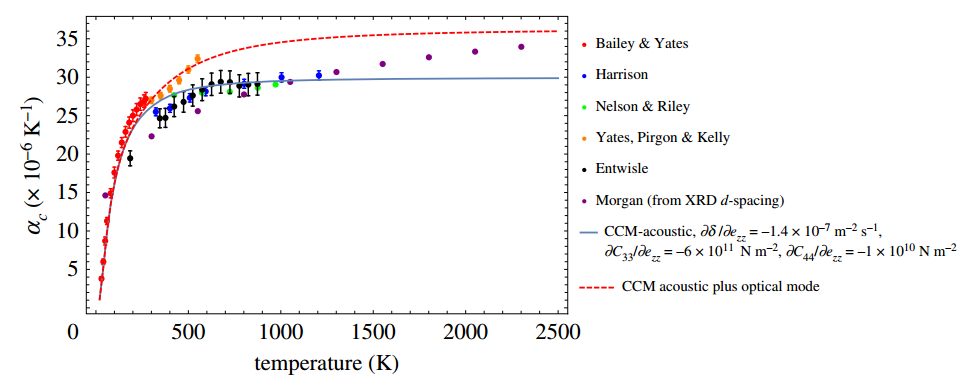
#> input picture materialData/graphite_cte_CCM_Marsden2018/source_figure_alpha_c.png, 961 x 377 px
$ python fit_cte.py
#> lines starting #> are read from the running program, lines starting #| are printed output that depends on the picture
"""Fit the instantaneous CTEs alpha_c and alpha_a (Marsden et al. 2018, CCM acoustic + optical
modes) and integrate them to the SECANT CTE the model uses.

Definitions (T_ref = the model's stress-free InitialTemperature, 2000 K):
    instantaneous   alpha_inst(T) = d eps_th / dT
    thermal strain  eps_th(T)     = integral_{T_ref}^{T} alpha_inst(T') dT'
    secant          alpha_sec(T)  = eps_th(T) / (T - T_ref),   alpha_sec(T_ref) = alpha_inst(T_ref)
The model computes eps_th = alpha(T) * (T - T_0), so it needs alpha_sec -- and alpha_sec depends on
T_ref. If InitialTemperature changes, re-run this script with the new T_REF.

Both fit families integrate in closed form, so the secant carries no quadrature error:
  einstein       alpha_inst = c + sum_i A_i E(theta_i/T),  E(x) = x^2 e^x / (e^x - 1)^2
                 (Einstein heat-capacity function: Grueneisen alpha ~ heat capacity, one term per
                 mode group; c is a mode group already fully excited over the fit range, E -> 1)
                 eps_th = c (T - T_ref)
                          + sum_i A_i theta_i [1/(e^{theta_i/T} - 1) - 1/(e^{theta_i/T_ref} - 1)]
  polynomial     alpha_inst = sum_k c_k u^k,  u = T - T_ref
                 alpha_sec  = sum_k c_k u^k / (k + 1)        (no 0/0 at T_ref)
The closed forms are checked against numerical quadrature of alpha_inst below.
"""
import csv
import json
from pathlib import Path

import numpy as np
from scipy.integrate import quad
from scipy.optimize import curve_fit

HERE = Path(__file__).parent
T_REF = 2000.0
SCALE = 1e-6           # CSV and coefficients are in 1e-6/K


def E(x):
    return x**2 * np.exp(x) / np.expm1(x) ** 2


# ---------------------------------------------------------------------------------------------
# fit families: each returns (alpha_inst(T), alpha_sec(T), coefficients, muparser strings)
def fit_einstein(T, a, p0, constant):
    """alpha = [c] + sum_i A_i E(theta_i/T); p0 = [c,] A1, th1, A2, th2, ..."""
    def f(T, *p):
        c, modes = (p[0], p[1:]) if constant else (0.0, p)
        return c + sum(modes[2 * i] * E(modes[2 * i + 1] / T) for i in range(len(modes) // 2))

    p, _ = curve_fit(f, T, a, p0=p0, maxfev=50000)
    c, modes = (p[0], p[1:]) if constant else (0.0, p)
    pairs = [(modes[2 * i], modes[2 * i + 1]) for i in range(len(modes) // 2)]
    eps = lambda T: c * (T - T_REF) + sum(A * t * (1 / np.expm1(t / T) - 1 / np.expm1(t / T_REF))
                                          for A, t in pairs)

    def sec(T):
        T = np.asarray(T, float)
        u = T - T_REF
        safe = np.where(np.abs(u) < 1e-3, 1.0, u)
        return np.where(np.abs(u) < 1e-3, f(T_REF, *p), eps(T) / safe)

    a0 = f(T_REF, *p)
    inst_str = " + ".join(([f"({c:.10e})"] if constant else []) +
                          [f"({A:.10e})*(({t:.10e})/T)^2*exp(({t:.10e})/T)/(exp(({t:.10e})/T)-1)^2"
                           for A, t in pairs])
    # The T_ref term is written as the same expression evaluated at T_ref, not as a printed
    # constant: eps(T) - eps(T_ref) cancels catastrophically near T_ref, and a 10-digit constant
    # left a 2e-5 error at T = T_ref + 0.002 K. Same literals on both sides cancel exactly.
    eps_str = " + ".join(([f"({c:.10e})*(T-{T_REF:g})"] if constant else []) +
                         [f"({A * t:.10e})*(1/(exp(({t:.10e})/T)-1) - 1/(exp(({t:.10e})/{T_REF:g})-1))"
                          for A, t in pairs])
    # muparser has no removable-singularity handling: guard T = T_ref explicitly. deal.II's
    # FunctionParser defines if(cond, a, b) (mu_parser_internal.cc), which returns the chosen
    # branch only, so the unused 0/0 branch cannot leak a NaN.
    fsec_str = (f"if(abs(T-{T_REF:g})<1e-3, 1, ({eps_str})/((T-{T_REF:g})*({a0:.10e})))")
    finst_str = f"({inst_str})/({a0:.10e})"
    coeffs = {"c_1e-6_per_K": c} if constant else {}
    for i, (A, t) in enumerate(pairs, 1):
        coeffs[f"A{i}_1e-6_per_K"] = A
        coeffs[f"theta{i}_K"] = t
    return (lambda T: f(np.asarray(T, float), *p)), sec, coeffs, finst_str, fsec_str, a0


def fit_poly(T, a, deg):
    c = np.polyfit(T - T_REF, a, deg)[::-1]            # c[k] multiplies u^k
    inst = lambda T: sum(ck * (np.asarray(T, float) - T_REF) ** k for k, ck in enumerate(c))
    sec = lambda T: sum(ck / (k + 1) * (np.asarray(T, float) - T_REF) ** k for k, ck in enumerate(c))
    a0 = c[0]

    def poly_str(coef):
        terms = ["1"] + [f"({ck / a0:.10e})*(T-{T_REF:g})" + (f"^{k}" if k > 1 else "")
                         for k, ck in enumerate(coef) if k > 0]
        return " + ".join(terms)

    coeffs = {f"c{k}_1e-6_per_K_per_K^{k}": ck for k, ck in enumerate(c)}
    coeffs["u"] = f"T - {T_REF:g}"
    return inst, sec, coeffs, poly_str(c), poly_str([ck / (k + 1) for k, ck in enumerate(c)]), a0


# ---------------------------------------------------------------------------------------------
def process_axis(name, spec, plot_axes):
    d = np.loadtxt(spec["csv"], delimiter=",", skiprows=1)
    T, a = d[:, 0], d[:, 1]
    families, criterion, tol = spec["families"], spec["criterion"], spec["tol"]
    out, recommended = {}, None
    grid = np.linspace(300, 2500, 221)
    for fam, lo, fitter in families:
        m = T >= lo
        inst, sec, coeffs, finst, fsec, a0 = fitter(T[m], a[m])
        err = inst(T[m]) - a[m]
        max_abs = float(np.max(np.abs(err)))
        max_rel = float(np.max(np.abs(err / a[m])))
        score = max_rel if criterion == "rel" else max_abs

        # closed-form secant vs numerical quadrature of the fitted alpha_inst
        Tchk = grid[(grid >= lo) & (np.abs(grid - T_REF) > 1)]
        num = np.array([quad(lambda s: float(inst(s)), T_REF, t)[0] / (t - T_REF) for t in Tchk])
        sec_check = float(np.max(np.abs(sec(Tchk) - num)) / np.max(np.abs(num)))
        assert sec_check < 1e-8, (fam, sec_check)
        assert abs(float(sec(T_REF)) - a0) < 1e-9 * a0

        out[fam] = {
            "valid_T_K": [lo, 2500],
            "coefficients": {k: (float(v) if not isinstance(v, str) else v) for k, v in coeffs.items()},
            "rms_1e-6_per_K": float(np.sqrt(np.mean(err**2))),
            "max_abs_error_1e-6_per_K": max_abs,
            "max_rel_error": max_rel,
            "passes_parsimony_tolerance": score <= tol,
            "secant_closed_form_vs_quadrature_max_rel": sec_check,
            "instantaneous_at_T_ref_per_K": float(a0) * SCALE,
            "table_1e-6_per_K": {f"{t:.0f}": {"instantaneous": float(inst(t)), "secant": float(sec(t))}
                                 for t in [300, 500, 1000, 1500, 1800, 1900, 2000, 2200, 2500] if t >= lo},
            "model_ready": {
                "alpha_0_per_K": float(a0) * SCALE,
                "secant_functionOfTemperature": fsec,
                "instantaneous_functionOfTemperature": finst,
                "T_ref_K": T_REF,
                "note": "alpha(T) = alpha_0 * f(T). The model's eps_th = alpha(T)*(T - T_0) needs the "
                        "SECANT f, and only for T_0 = T_ref. The instantaneous f is for reference / an "
                        "integrated-eps_th formulation.",
            },
        }
        if recommended is None and score <= tol:
            recommended = fam
        color = f"C{[f[0] for f in families].index(fam)}"
        g = grid[grid >= lo]
        score_txt = f"{max_rel*100:.2f}%" if criterion == "rel" else f"max |err| {max_abs:.3f}"
        plot_axes[0].plot(g, inst(g), "-", color=color, label=f"{fam} instantaneous ({score_txt})")
        plot_axes[0].plot(g, sec(g), "--", color=color, label=f"{fam} secant from {T_REF:g} K")
        plot_axes[1].plot(T[m], err, "-", color=color, lw=0.8, label=fam)

    plot_axes[0].plot(T, a, "k.", ms=2, label="digitized (instantaneous)")
    plot_axes[0].axvline(T_REF, color="gray", lw=0.5)
    plot_axes[0].axhline(0, color="gray", lw=0.5)
    plot_axes[0].set_ylabel(f"{name} [1e-6/K]")
    plot_axes[0].legend(fontsize=7)
    plot_axes[1].axhline(0, color="gray", lw=0.5)
    plot_axes[1].set_ylabel("fit - data [1e-6/K]")
    plot_axes[1].set_xlabel("T [K]")
    plot_axes[1].legend(fontsize=7)
    return out, recommended


if __name__ == "__main__":
    import matplotlib
    matplotlib.use("Agg")
    import matplotlib.pyplot as plt

    # Parsimony rule, per axis: the first family in the list within tolerance on its own range.
    #  alpha_c: 1% max relative error (the digitization is good to ~0.2%).
    #  alpha_a: crosses zero near 650 K, so relative error is meaningless; 0.03e-6/K max absolute
    #           error instead -- 0.1% of the mismatch alpha_c - alpha_a that drives the stresses,
    #           ~2% of alpha_a(2000 K), ~4 px on the figure.
    axes_spec = {
        "alpha_c": {
            "csv": HERE / "digitized_alpha_c_CCM_acoustic_optical.csv",
            "criterion": "rel", "tol": 0.01,
            "families": [
                ("linear_high", 1000, lambda T, a: fit_poly(T, a, 1)),
                ("quadratic_high", 1000, lambda T, a: fit_poly(T, a, 2)),
                ("einstein2_full", 300, lambda T, a: fit_einstein(T, a, [20, 300, 16, 1500], False)),
            ],
            # figure pixel calibration (digitize_alpha_c.py), for the overlay check
            "px": (lambda T: 95.5 + T * 18.5 / 100.0, lambda al: 38.0 + (35.0 - al) * 231.0 / 30.0),
            "figure": "source_figure_alpha_c.png", "overlay_fit": "einstein2_full",
        },
        "alpha_a": {
            "csv": HERE / "digitized_alpha_a_CCM_acoustic_optical.csv",
            "criterion": "abs", "tol": 0.03,
            "families": [
                ("linear_high", 1000, lambda T, a: fit_poly(T, a, 1)),
                ("quadratic_high", 1000, lambda T, a: fit_poly(T, a, 2)),
                # A free two-mode fit drives theta1 -> 0 (E -> 1): the negative flexural group is
                # fully excited above 300 K and acts as a constant. So fit that form directly.
                ("einstein1c_full", 300, lambda T, a: fit_einstein(T, a, [-0.6, 2.4, 2700], True)),
                ("cubic_high", 1000, lambda T, a: fit_poly(T, a, 3)),
            ],
            "px": (lambda T: 146.0 + T * 638.0 / 2500.0, lambda al: 238.75 - al * 126.3),
            "figure": "source_figure_alpha_a.png", "overlay_fit": "einstein1c_full",
        },
    }
    fig, ax = plt.subplots(2, len(axes_spec), figsize=(7 * len(axes_spec), 7), squeeze=False)
    result = {
        "source": "B. Marsden, A. Mummery, P. Mummery, Modelling the coefficient of thermal expansion in "
                  "graphite crystals: implications of lattice strain due to irradiation and pressure, "
                  "Proc. R. Soc. A 474 (2018) 20180075, doi:10.1098/rspa.2018.0075. CCM acoustic plus "
                  "optical modes: alpha_c red dashed curve (Fig. 4 per PMC text), alpha_a grey-blue "
                  "dashed curve (Fig. 6)",
        "provenance": "curves DIGITIZED from figure images by pixel colour (digitize_alpha_*.py); "
                      "T >= 300 K only",
        "quantity": "the figures plot the INSTANTANEOUS CTE d e/dT (paper eq. 2.6); the secant is derived "
                    "here by closed-form integration from T_ref",
        "units": "coefficients in 1e-6/K, T in K; model_ready alpha_0 in 1/K",
        "T_ref_K": T_REF,
        "axes": {},
    }
    for i, (name, spec) in enumerate(axes_spec.items()):
        fits, rec = process_axis(name, spec, ax[:, i])
        result["axes"][name] = {
            "recommended": rec,
            "parsimony_rule": (f"first of {[f[0] for f in spec['families']]} within "
                               + (f"{spec['tol']:.0%} max relative error" if spec["criterion"] == "rel"
                                  else f"{spec['tol']}e-6/K max absolute error")
                               + " on its own range"),
            "fits": fits,
        }
    fig.tight_layout()
    fig.savefig(HERE / "fit_check.png", dpi=130)
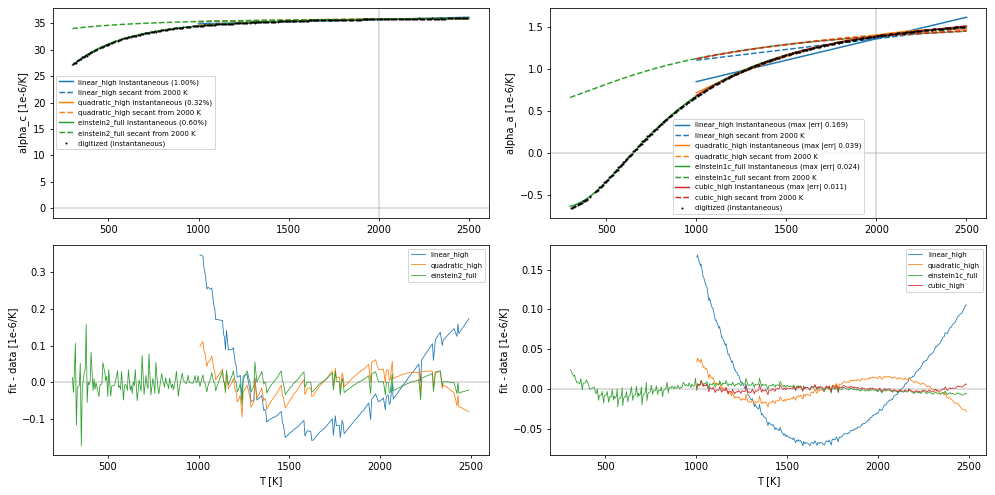
#> figure drawn by matplotlib, 4 panels; panel 1: curve peaks at x = 2500, y = 36.14; panel 1: curve peaks at x = 2500, y = 35.93; panel 1: curve peaks at x = 2350, y = 35.89; panel 2: curve peaks at x = 2500, y = 1.62
    with open(HERE / "cte_fits.json", "w") as f:
        json.dump(result, f, indent=1)
    for name, v in result["axes"].items():
        print(name, "recommended:", v["recommended"])
        for fam, r in v["fits"].items():
            print(f"  {fam:16s} max abs {r['max_abs_error_1e-6_per_K']:.4f}  max rel {r['max_rel_error']*100:7.2f}%"
                  f"  secant check {r['secant_closed_form_vs_quadrature_max_rel']:.1e}"
                  f"  alpha(2000) {r['instantaneous_at_T_ref_per_K']:.4e}")

    # Overlay: one fitted curve per axis drawn back onto its source figure in that figure's pixel
    # coordinates (the digitizers' calibration). Checks calibration + fit by eye.
    from PIL import Image, ImageDraw
    for name, spec in axes_spec.items():
        d = np.loadtxt(spec["csv"], delimiter=",", skiprows=1)
        fam = dict((f[0], f) for f in spec["families"])[spec["overlay_fit"]]
        m = d[:, 0] >= fam[1]
        inst = fam[2](d[m, 0], d[m, 1])[0]
        img = Image.open(HERE / spec["figure"]).convert("RGB")
        draw = ImageDraw.Draw(img)
        x_of, y_of = spec["px"]
        draw.line([(x_of(T), y_of(float(inst(T)))) for T in np.linspace(300, 2500, 400)],
                  fill=(0, 160, 0), width=1)
        img.resize((img.width * 2, img.height * 2), Image.LANCZOS).save(HERE / f"overlay_check_{name}.png")
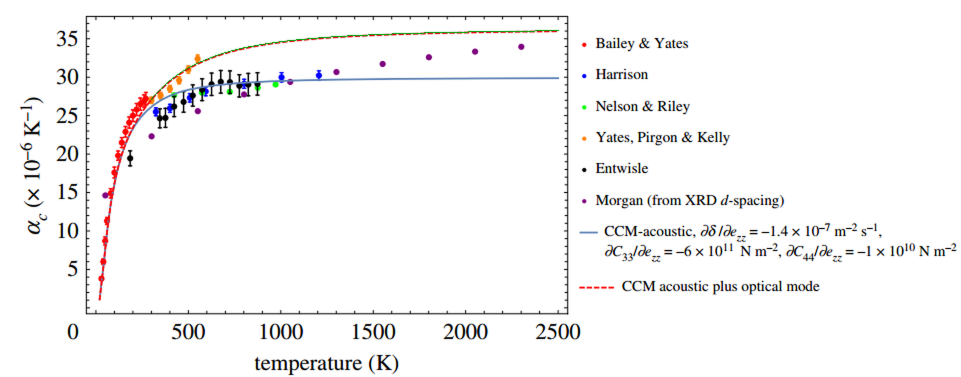
#> saved as overlay_check_alpha_c.png: PIL image 1922x754 RGB (shown at 1/2 size); mean R, G, B 247.1, 246.4, 246.5
#> pass 2 of the loop `for name, spec in axes_spec.items():`:
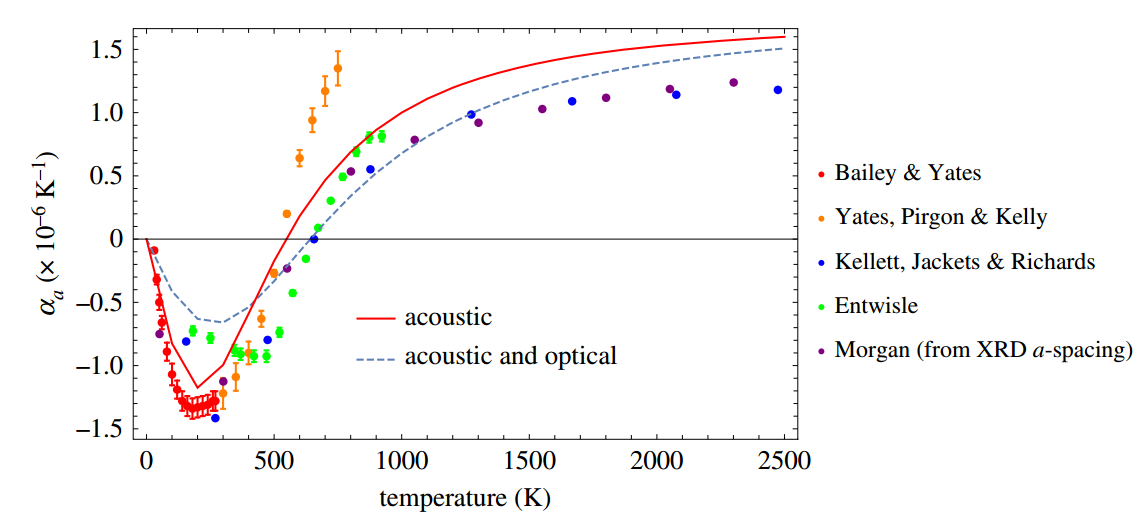
#> input picture materialData/graphite_cte_CCM_Marsden2018/source_figure_alpha_a.png, 1137 x 521 px
#> `img.resize((img.width * 2, img.height * 2), Image.LANCZOS).save(HERE /..`:
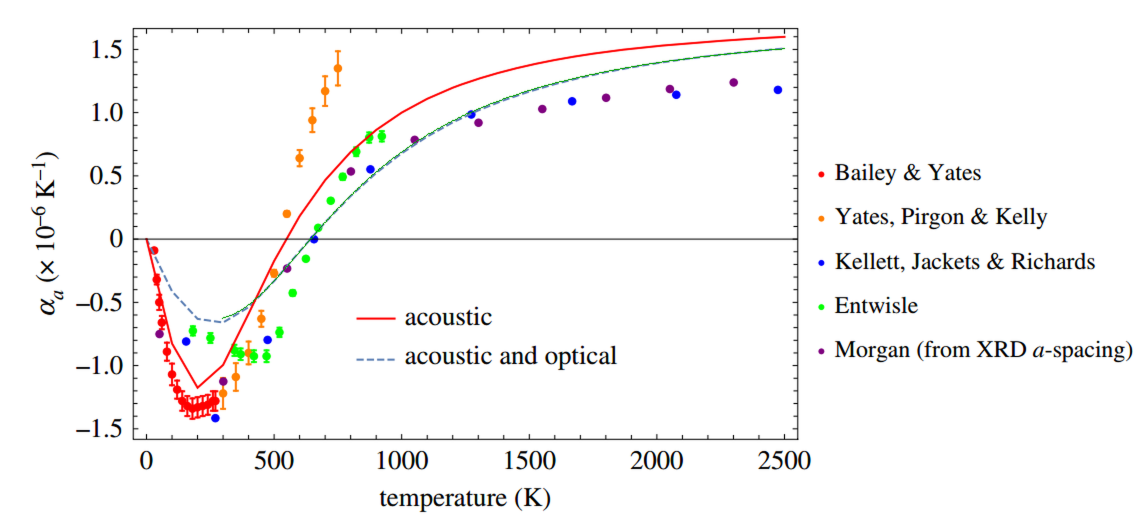
#> saved as overlay_check_alpha_a.png: PIL image 2274x1042 RGB (shown at 1/2 size); mean R, G, B 247.8, 246.8, 246.4
